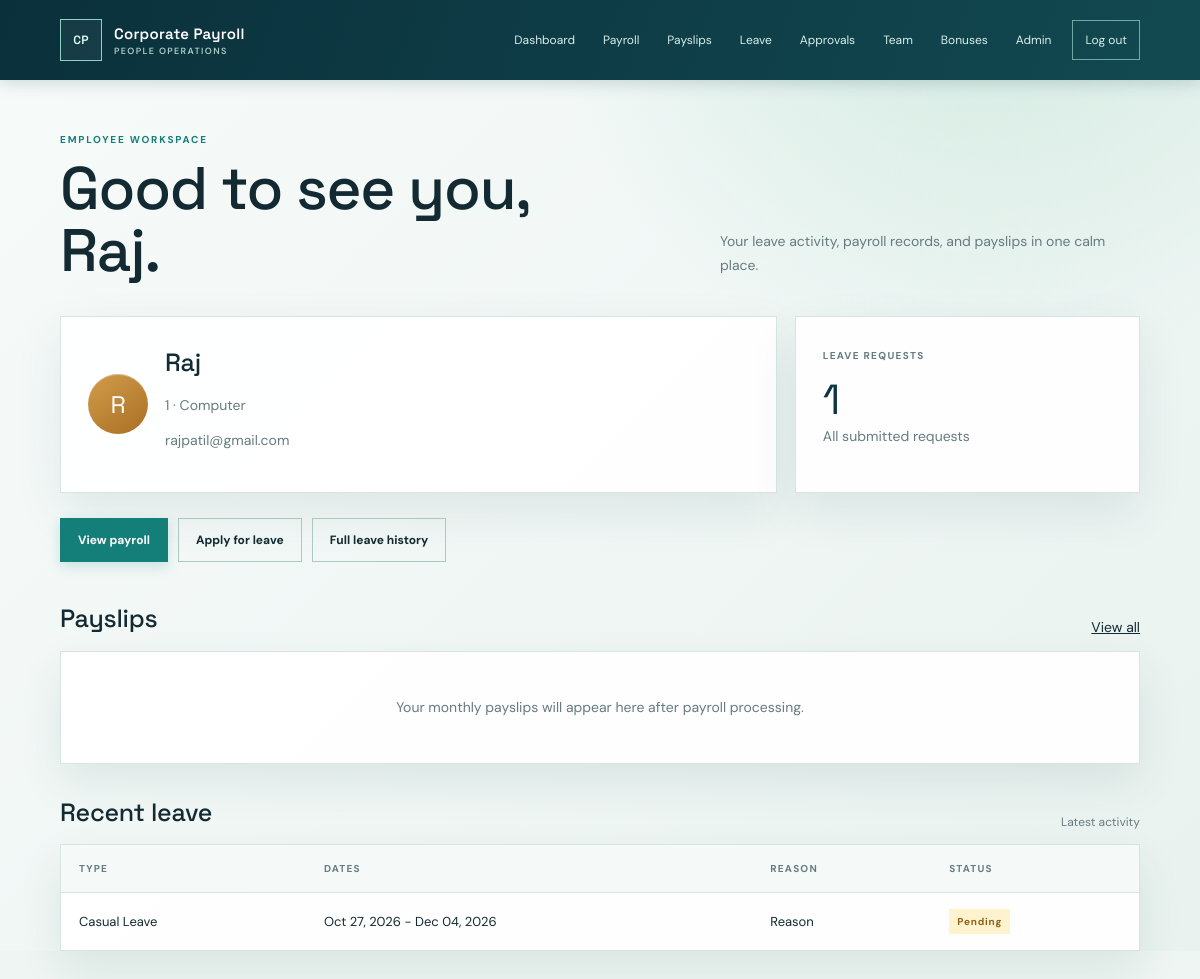
The app's page /employee/dashboard/ (signed in), older data.
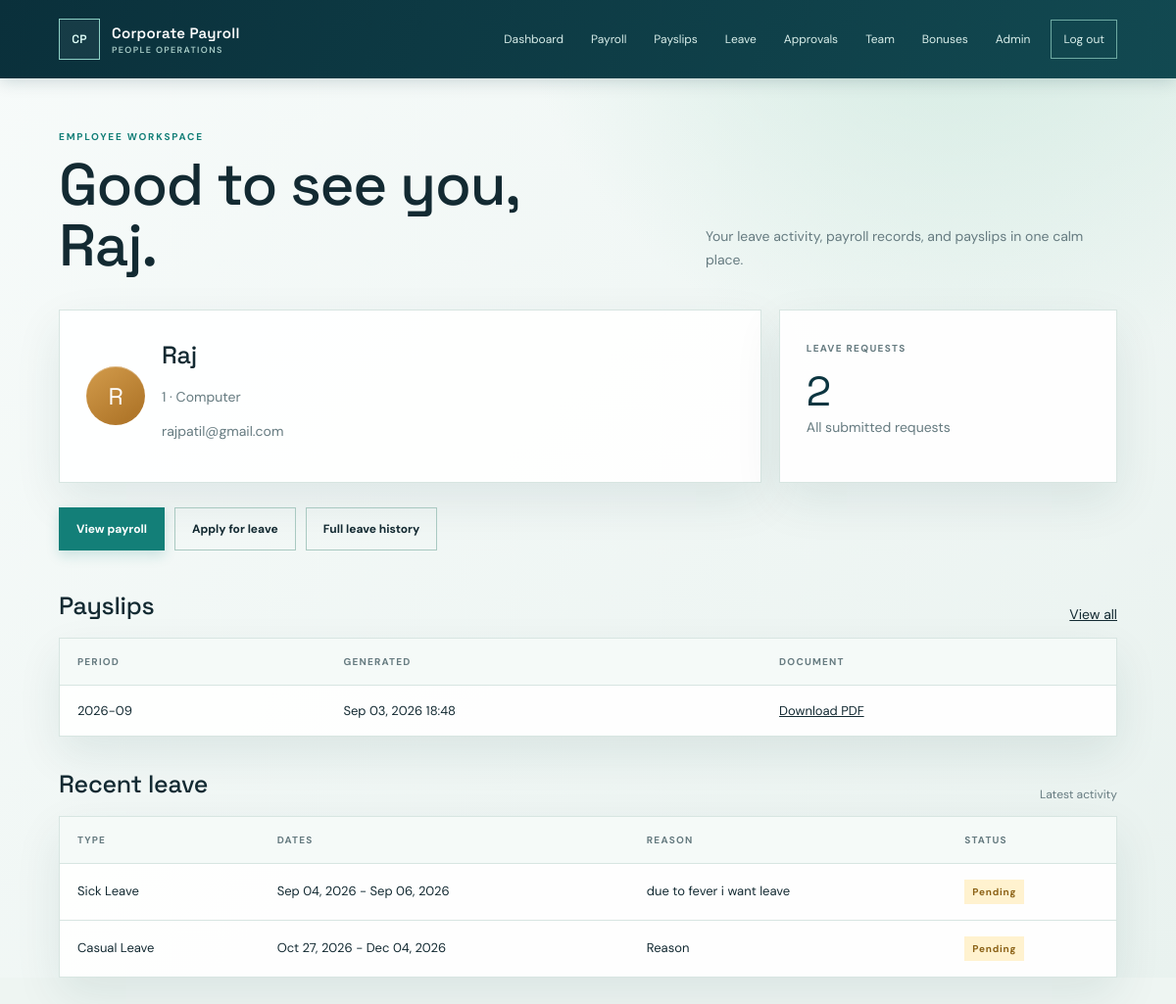
The same page, newer data.
### payroll/models.py (models this page shows, shortened)
class LeaveRequest(models.Model):
    LEAVE_TYPE_CHOICES = [
        ("CASUAL", "Casual Leave"),
        ("SICK", "Sick Leave"),
        ("PAID", "Paid Leave"),
        ("UNPAID", "Unpaid Leave"),
    ]
    STATUS_CHOICES = [
        ("PENDING", "Pending"),
        ("APPROVED", "Approved"),
        ("REJECTED", "Rejected"),
    ]
    employee = models.ForeignKey(
        Employee,
        on_delete=models.CASCADE, #If an employee is deleted, all leave req belonging to it will  automatically deleted.
        related_name="leave_requests"
    )
    leave_type = models.CharField(
        max_length=20,
        choices=LEAVE_TYPE_CHOICES
    )
    start_date = models.DateField()
    end_date = models.DateField()
    reason = models.TextField()
    status = models.CharField(
        max_length=20,
        choices=STATUS_CHOICES,
        default="PENDING"
    )
    created_at = models.DateTimeField(auto_now_add=True)

class Payslip(models.Model):
    employee = models.ForeignKey(
        Employee,
        on_delete=models.CASCADE,
        related_name="payslips",
    )
    period_year = models.PositiveIntegerField()
    period_month = models.PositiveSmallIntegerField()
    generated_at = models.DateTimeField(auto_now=True)
    pdf = models.FileField(upload_to=payslip_upload_path)
    class Meta:
        constraints = [
            models.UniqueConstraint(
                fields=["employee", "period_year", "period_month"],
                name="unique_employee_payslip_period",
            )
        ]
        ordering = ["-period_year", "-period_month", "employee__employee_id"]

### payroll/views.py (the view)
@login_required(login_url="manager_login")
def employee_dashboard(request):
    employee = Employee.objects.filter(
        email=request.user.email
    ).first()
    if not employee:
        logout(request)
        return redirect("manager_login")
    leaves = LeaveRequest.objects.filter(
        employee=employee
    ).order_by("-created_at")
    payslips = Payslip.objects.filter(
        employee=employee
    ).order_by("-period_year", "-period_month")
    return render(
        request,
        "employee_dashboard.html",
        {
            "employee": employee,
            "leaves": leaves,
            "payslips": payslips,
        }
    )

### payroll/templates/employee_dashboard.html (shortened to what this page needs)
{% extends "base.html" %}
{% block content %}
<main class="shell">
    <div class="page-head"><div><p class="eyebrow">Employee workspace</p><h1>Good to see you,<br>{{ employee.full_name }}.</h1></div><p class="lede">Your leave activity, payroll records, and payslips in one calm place.</p></div>
    <section class="grid two"><div class="panel pad profile"><div class="avatar">{{ employee.full_name|slice:":1" }}</div><div><h2>{{ employee.full_name }}</h2><p class="muted">{{ employee.employee_id }} &middot; {{ employee.department.name }}</p><p class="muted">{{ employee.email }}</p></div></div><div class="panel pad"><span class="stat-label">Leave requests</span><strong class="stat-value">{{ leaves|length }}</strong><span class="muted">All submitted requests</span></div></section>
    <nav class="actions" aria-label="Employee actions"><a class="button primary" href="{% url 'payroll_calculation' %}">View payroll</a><a class="button" href="{% url 'apply_leave' %}">Apply for leave</a><a class="button" href="{% url 'employee_leave_history' employee.employee_id %}">Full leave history</a></nav>
    <div class="section-head"><h2>Payslips</h2><a href="{% url 'payslip_list' %}">View all</a></div>
    <section class="panel">{% if payslips %}<div class="table-wrap"><table><thead><tr><th>Period</th><th>Generated</th><th>Document</th></tr></thead><tbody>{% for payslip in payslips %}<tr><td>{{ payslip.period_year }}-{{ payslip.period_month|stringformat:"02d" }}</td><td>{{ payslip.generated_at|date:"M d, Y H:i" }}</td><td><a href="{% url 'download_payslip' payslip.id %}">Download PDF</a></td></tr>{% endfor %}</tbody></table></div>{% else %}<div class="empty">Your monthly payslips will appear here after payroll processing.</div>{% endif %}</section>
    <div class="section-head"><h2>Recent leave</h2><span>Latest activity</span></div>
    <section class="panel">{% if leaves %}<div class="table-wrap"><table><thead><tr><th>Type</th><th>Dates</th><th>Reason</th><th>Status</th></tr></thead><tbody>{% for leave in leaves|slice:":5" %}<tr><td>{{ leave.get_leave_type_display }}</td><td>{{ leave.start_date|date:"M d, Y" }} - {{ leave.end_date|date:"M d, Y" }}</td><td>{{ leave.reason }}</td><td><span class="status {{ leave.status|lower }}">{{ leave.get_status_display }}</span></td></tr>{% endfor %}</tbody></table></div>{% else %}<div class="empty">No leave requests yet. <a href="{% url 'apply_leave' %}">Start a request</a>.</div>{% endif %}</section>
</main>
{% endblock %}

Row changes from the older to the newer data that the page shows:
added Payslip: period_year "2026", period_month "09", generated_at "Sep 03, 2026 18:48"
added LeaveRequest: leave_type "Sick Leave", start_date "Sep 04, 2026", end_date "Sep 06, 2026", reason "due to fever i want leave", status "Pending"
Text that changed along with them:
{{ leaves|length }}: "1" → "2"
text no longer shown: "Your monthly payslips will appear here after payroll processing."
text now shown: "PERIOD GENERATED DOCUMENT"
